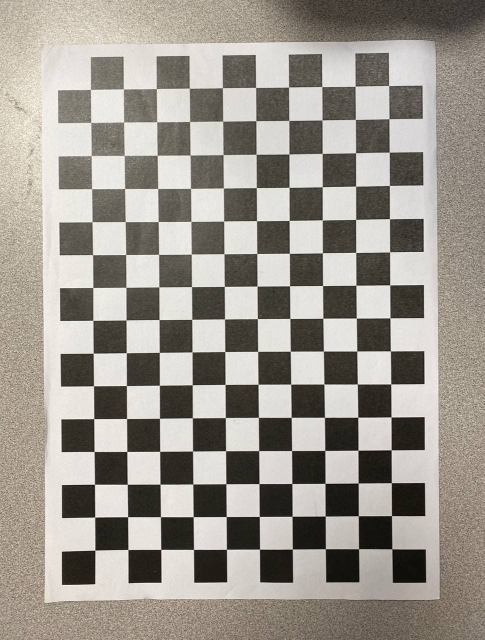
#> input picture chessboard_hp.jpg, 969 x 1280 px (shown at 1/2 size)
$ python resize.py
#> lines starting #> are read from the running program, lines starting #| are printed output that depends on the picture
import cv2

a = cv2.imread('./chessboard_hp.jpg')
#> a is the input picture: shape (1280, 969, 3); mean B, G, R 142.1, 150.1, 155.4
print(a.shape)
#| (1280, 969, 3)
b = cv2.resize(a, (int(a.shape[1]/4), (int(a.shape[0]/4))))
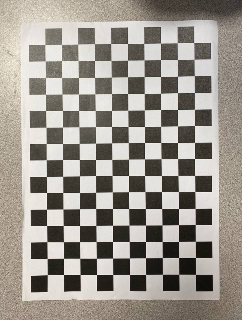
#> b: shape (320, 242, 3); mean B, G, R 142, 150.1, 155.4
print(b.shape)
#| (320, 242, 3)

cv2.imshow('a',a)
cv2.imshow('b', b)
cv2.waitKey(0)
